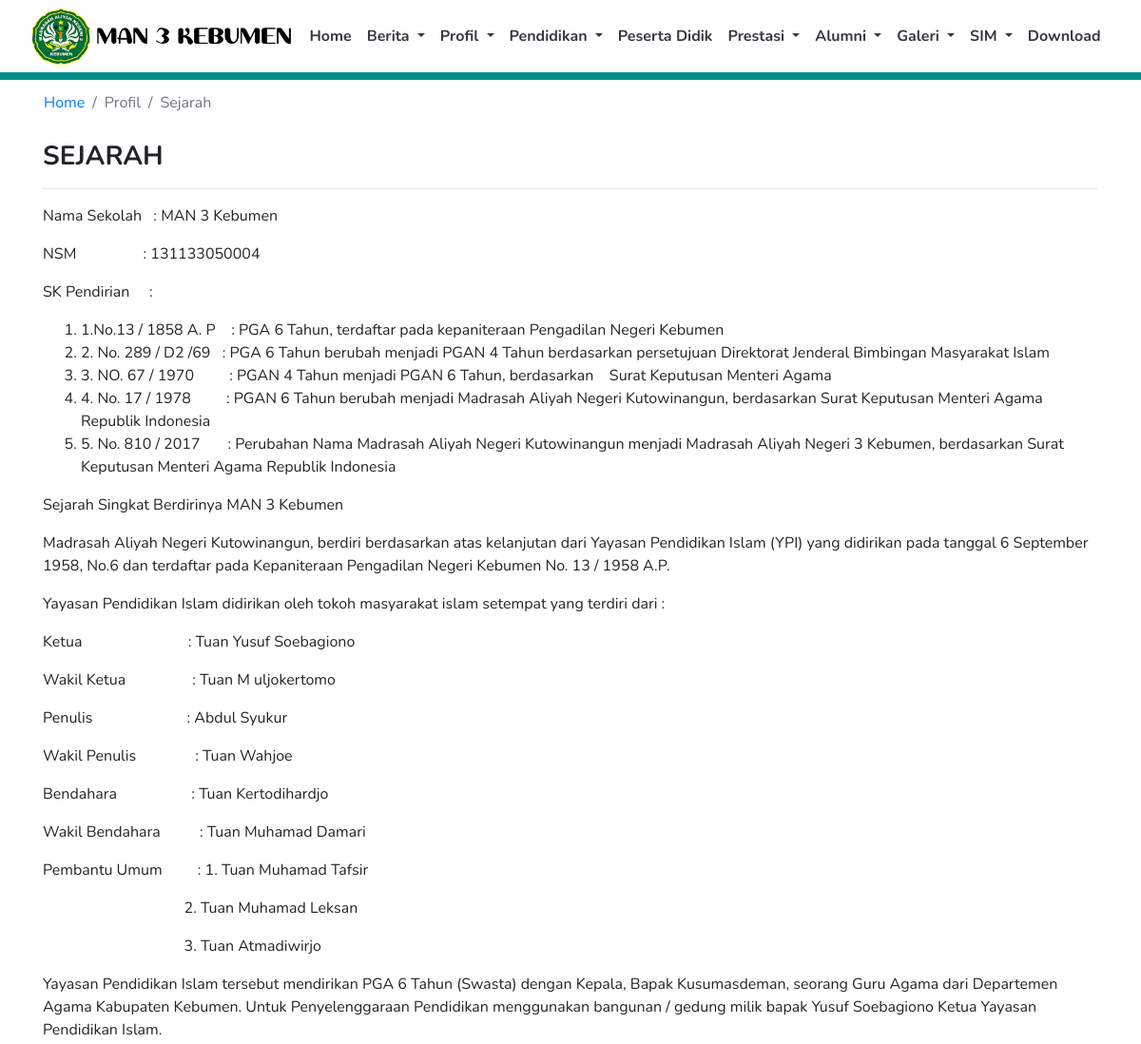
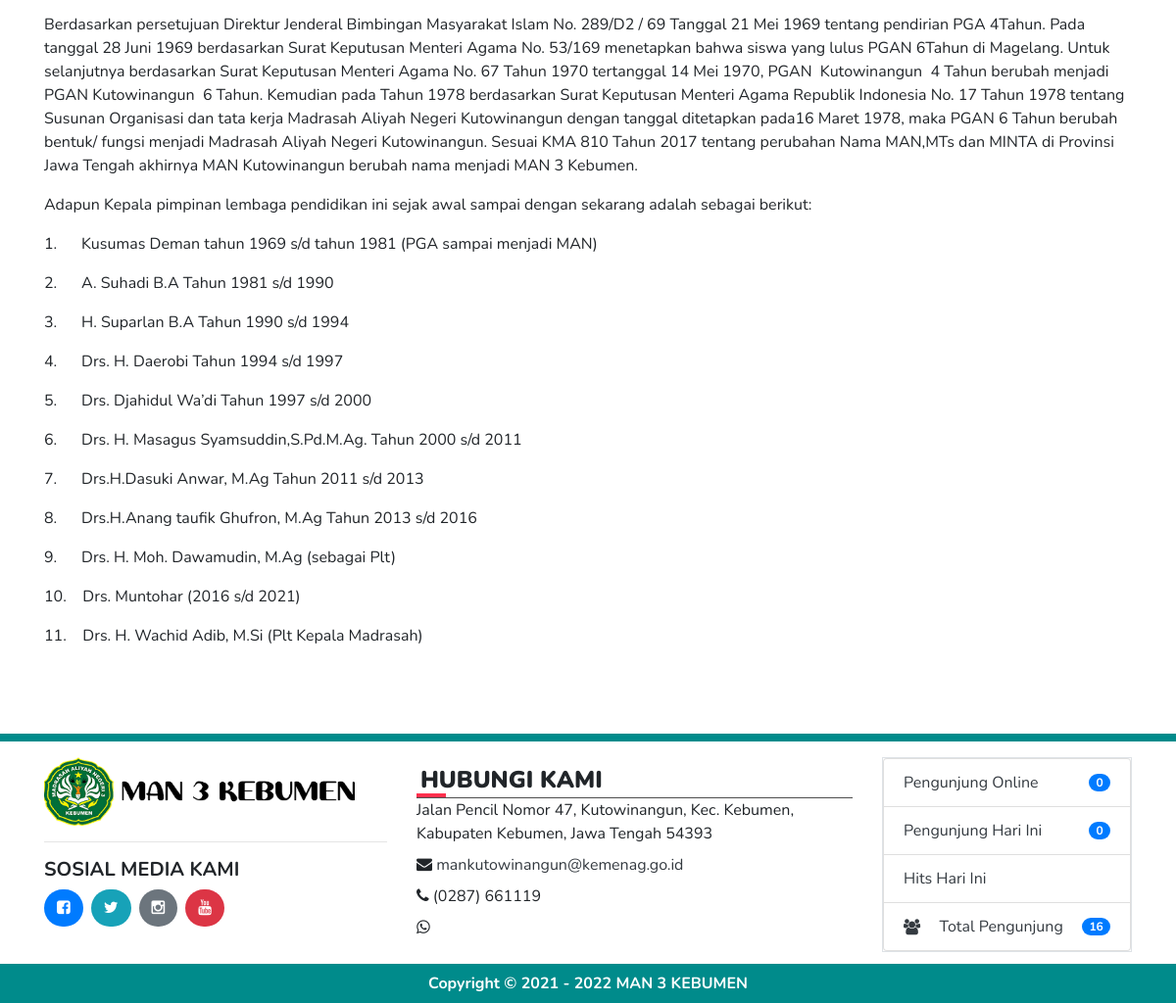
The page /index.php/profil/sejarah on the database its author committed (2 pictures, top to bottom).
### tables this page shows
CREATE TABLE `tb_profil` (
  `id` int(11) NOT NULL,
  `nama_web` varchar(100) NOT NULL,
  `jenjang` int(2) NOT NULL,
  `logo_web` varchar(50) NOT NULL,
  `favicon` varchar(50) NOT NULL,
  `meta_description` varchar(300) NOT NULL,
  `meta_keyword` varchar(200) NOT NULL,
  `profil` text NOT NULL,
  `alamat` varchar(300) NOT NULL,
  `email` varchar(100) NOT NULL,
  `telp` varchar(20) NOT NULL,
  `fax` varchar(20) NOT NULL,
  `whatsapp` varchar(20) NOT NULL,
  `akreditasi` varchar(5) NOT NULL,
  `kurikulum` varchar(30) NOT NULL,
  `file` varchar(250) NOT NULL,
  `nama_kepsek` varchar(100) NOT NULL,
  `nama_operator` varchar(100) NOT NULL,
  `instagram` varchar(200) NOT NULL,
  `facebook` varchar(200) NOT NULL,
  `twitter` varchar(200) NOT NULL,
  `youtube` varchar(200) NOT NULL,
  `gambar` varchar(200) NOT NULL
);

CREATE TABLE `tb_sejarah` (
  `id` int(11) NOT NULL,
  `isi` text NOT NULL
);

### application/libraries/Template.php (called while the page is built, shortened)
<?php if ( ! defined('BASEPATH')) exit('No direct script access allowed');
class Template {
	var $template_data = array();
	function set($name, $value)
	{
		$this->template_data[$name] = $value;
	}
	function web($template = '', $view = '' , $view_data = array(), $return = FALSE)
	{
		$this->CI =& get_instance();
		$this->set('contents', $this->CI->load->view($view, $view_data, TRUE));
		return $this->CI->load->view($template, $this->template_data, $return);
	}
}

### application/controllers/Profil.php (called while the page is built, shortened)
<?php
class Profil extends CI_Controller {
	function sejarah()
    {
        $data['titleweb'] = 'Sejarah - '.title();
        $data['title'] = 'Sejarah';
		$data['data'] = $this->profil_model->tampil_sejarah();
        $this->template->web('main','profil/sejarah',$data);
	}
}

### index.php (called while the page is built, shortened)
<?php
require_once BASEPATH.'core/CodeIgniter.php';

### application/helpers/site_helper.php (called while the page is built, shortened)
<?php
function is_email($str)
{
   return filter_var($str, FILTER_VALIDATE_EMAIL);
}
function is_url($str)
{
   return preg_match("/\b(?:(?:https?|ftp):\/\/|www\.)[-a-z0-9+&@#\/%?=~_|!:,.;]*[-a-z0-9+&@#\/%=~_|]/i",$str);
}
function title()
{
   $ci = & get_instance();
   $q = $ci->db->select('id,nama_web')->from('tb_profil')->where('id',1)->get()->row_array();
   return $q['nama_web'];
}
function logo_web()
{
   $ci = & get_instance();
   $q = $ci->db->select('id,logo_web')->from('tb_profil')->where('id',1)->get()->row_array();
   return $q['logo_web'];
}
function alamat()
{
   $ci = & get_instance();
   $q = $ci->db->select('id,alamat')->from('tb_profil')->where('id',1)->get()->row_array();
   return $q['alamat'];
}
function email()
{
   $ci = & get_instance();
   $q = $ci->db->select('id,email')->from('tb_profil')->where('id',1)->get()->row_array();
   return $q['email'];
}
function telp()
{
   $ci = & get_instance();
   $q = $ci->db->select('id,telp')->from('tb_profil')->where('id',1)->get()->row_array();
   return $q['telp'];
}
function facebook()
{
   $ci = & get_instance();
   $q = $ci->db->select('id,facebook')->from('tb_profil')->where('id',1)->get()->row_array();
   return $q['facebook'];
}
function twitter()
{
   $ci = & get_instance();
   $q = $ci->db->select('id,twitter')->from('tb_profil')->where('id',1)->get()->row_array();
   return $q['twitter'];
}
function instagram()
{
   $ci = & get_instance();
   $q = $ci->db->select('id,instagram')->from('tb_profil')->where('id',1)->get()->row_array();
   return $q['instagram'];
}
function youtube()
{
   $ci = & get_instance();
   $q = $ci->db->select('id,youtube')->from('tb_profil')->where('id',1)->get()->row_array();
   return $q['youtube'];
}

### application/models/web/Profil_model.php (called while the page is built, shortened)
<?php
class Profil_model extends CI_Model
{
    function tampil_sejarah()
    {
        return $this->db->get_where('tb_sejarah',['id'=>1])->row();
    }
}

### application/models/web/Home_model.php (called while the page is built, shortened)
<?php
class Home_model extends CI_Model
{
    function kunjungan()
    {
        $ip      = $_SERVER['REMOTE_ADDR'];
        $tanggal = date("Y-m-d");
        $waktu   = time();
        $cekk = $this->db->query("SELECT * FROM tb_statistik WHERE ip='$ip' AND tanggal='$tanggal'");
        $rowh = $cekk->row_array();
        if($cekk->num_rows() == 0)
        {
          $datadb = array('ip'=>$ip, 'tanggal'=>$tanggal, 'hits'=>'1', 'online'=>$waktu);
          $this->db->insert('tb_statistik',$datadb);
        }else
        {
          $hitss = $rowh['hits'] + 1;
          $datadb = array('ip'=>$ip, 'tanggal'=>$tanggal, 'hits'=>$hitss, 'online'=>$waktu);
          $array = array('ip' => $ip, 'tanggal' => $tanggal);
          $this->db->where($array);
          $this->db->update('tb_statistik',$datadb);
        }
    }
    function pengunjung()
    {
        return $this->db->query("SELECT * FROM tb_statistik WHERE tanggal='".date("Y-m-d")."' GROUP BY ip");
    }
    function totalpengunjung()
    {
        return $this->db->query("SELECT COUNT(hits) as total FROM tb_statistik");
    }
    function pengunjungonline()
    {
        $bataswaktu = time() - 300;
        return $this->db->query("SELECT * FROM tb_statistik WHERE online > '$bataswaktu'");
    }
}

### application/views/profil/sejarah.php (the view)
<div class="container">
    <div class="row">
        <nav aria-label="breadcrumb">
            <ol class="breadcrumb bg-white">
                <li class="breadcrumb-item"><a href="<?= base_url(); ?>">Home</a></li>
                <li class="breadcrumb-item active" aria-current="page">Profil</li>
                <li class="breadcrumb-item active" aria-current="page"><?= $title; ?></li>
            </ol>
        </nav>
    </div>
    <div class="row">
        <div class="col-md-12"><h3><b>SEJARAH</b></h3><hr></div>
    </div>
    <div class="row">
        <div class="col-md-12"><?= $data->isi; ?></div>
    </div>
</div>
<br><br><br>

### application/views/template/topbar.php (shortened to what this page needs)
<body>
<nav class="navbar navbar-expand-lg navbar-light bg-white sticky-top d-flex justify-content-center">
      <a href="<?= base_url(); ?>"><img src="<?= base_url(); ?>assets/img/logo/<?= logo_web(); ?>" class="img img-fluid" style="object-fit:contain; max-height:60px;"></a>
      <div class="float-right">
        <div class="collapse navbar-collapse" id="navbarSupportedContent">
          <ul class="navbar-nav mr-auto">
            <li class="nav-item">
              <a class="nav-link text-dark" href="<?= base_url(); ?>"><b>Home</b></a>
            </li>
            <li class="nav-item dropdown">
              <a class="nav-link dropdown-toggle text-dark" href="#" id="navbarDropdown" role="button" data-toggle="dropdown" aria-haspopup="true" aria-expanded="false">
                <b>Berita</b>
              </a>
            </li>
            <li class="nav-item dropdown">
              <a class="nav-link dropdown-toggle text-dark" href="#" id="navbarDropdown" role="button" data-toggle="dropdown" aria-haspopup="true" aria-expanded="false">
                <b>Profil</b>
              </a>
          </li>
          <li class="nav-item dropdown">
            <a class="nav-link dropdown-toggle text-dark" href="#" id="navbarDropdown" role="button" data-toggle="dropdown" aria-haspopup="true" aria-expanded="false">
              <b>Pendidikan</b>
            </a>
          </li>
          <li class="nav-item">
            <a class="nav-link text-dark" href="<?= base_url(); ?>peserta-didik"><b>Peserta Didik</b></a>
          </li>
          <li class="nav-item dropdown">
            <a class="nav-link dropdown-toggle text-dark" href="#" id="navbarDropdown" role="button" data-toggle="dropdown" aria-haspopup="true" aria-expanded="false">
              <b>Prestasi</b>
            </a>
          </li>
          <li class="nav-item dropdown">
            <a class="nav-link dropdown-toggle text-dark" href="#" id="navbarDropdown" role="button" data-toggle="dropdown" aria-haspopup="true" aria-expanded="false">
              <b>Alumni</b>
            </a>
          </li>
          <li class="nav-item dropdown">
            <a class="nav-link dropdown-toggle text-dark" href="#" id="navbarDropdown" role="button" data-toggle="dropdown" aria-haspopup="true" aria-expanded="false">
              <b>Galeri</b>
            </a>
          </li>
          <li class="nav-item dropdown">
            <a class="nav-link dropdown-toggle text-dark" href="#" id="navbarDropdown" role="button" data-toggle="dropdown" aria-haspopup="true" aria-expanded="false">
              <b>SIM</b>
            </a>
          </li>
          <li class="nav-item">
            <a class="nav-link text-dark" href="<?= base_url(); ?>download"><b>Download</b></a>
          </li>
        </ul>
      </div>
    </div>
</nav>
<div class="bg-dark-slate-blue p-1"></div>

### application/views/template/footer.php (shortened to what this page needs)
<section>
  <div class="bg-dark-slate-blue p-1"></div>
  <footer class="pt-3 footer mt-auto py-3" id="contact">
    <div class="container">
        <div class="row">
          <div class="col-lg-4 col-md-6 col-sm-6 mb-3">
            <img src="<?= base_url(); ?>assets/img/logo/<?= logo_web(); ?>" class="img img-fluid" style="object-fit:contain; max-height:70px;"><hr>
            <h5><b>SOSIAL MEDIA KAMI</b></h5>
            <?php
            if(is_url(facebook()))
            {
              echo'<a href="'.facebook().'" title="facebook" class="btn bg-primary text-white btn-radius mr-2" target="_blank"><i class="fa fa-facebook-square"></i></a>';
            }else
            {
              echo'<a href="javascript:void(0)" title="facebook" class="btn bg-primary text-white btn-radius mr-2"><i class="fa fa-facebook-square"></i></a>';
            }
            if(is_url(twitter()))
            {
              echo'<a href="'.twitter().'" title="twitter" class="btn bg-info text-white btn-radius mr-2" target="_blank"><i class="fa fa-twitter"></i></a>';
            }else
            {
              echo'<a href="javascript:void(0)" title="twitter" class="btn bg-info text-white btn-radius mr-2"><i class="fa fa-twitter"></i></a>';
            }
            if(is_url(instagram()))
            {
              echo'<a href="'.instagram().'" title="instagram" class="btn bg-secondary text-white btn-radius mr-2" target="_blank"><i class="fa fa-instagram"></i></a>';
            }else
            {
              echo'<a href="javascript:void(0)" title="instagram" class="btn bg-secondary text-white btn-radius mr-2"><i class="fa fa-instagram"></i></a>';
            }
            if(is_url(youtube()))
            {
              echo'<a href="'.youtube().'" title="youtube" class="btn bg-danger text-white btn-radius mr-2" target="_blank"><i class="fa fa-youtube"></i></a>';
            }else
            {
              echo'<a href="javascript:void(0)" title="youtube" class="btn bg-danger text-white btn-radius mr-2"><i class="fa fa-youtube"></i></a>';
            }
            ?>
          </div>
            <div class="col-lg-5 col-md-6 col-sm-6 mb-3">
              <h5 class="footer-title p-1"><b>HUBUNGI KAMI</b></h5>
                <div>
                  <?= alamat(); ?>
                </div>
                <div class="mt-2">
                  <i class="fa fa-envelope"></i> <?php
                                                  if(is_email(email()))
                                                  {
                                                    echo'<a href="mailto:'.email().'" class="text-dark">'.email().'</a>';
                                                  }else
                                                  {
                                                    echo'<a href="javascript:void(0)" class="text-dark">'.email().'</a>';
                                                  }
                                                  ?>
                </div>
                <div class="mt-2">
                  <i class="fa fa-phone"></i> <?= telp(); ?>
                </div>
                <div class="mt-2">
                  <i class="fa fa-whatsapp"></i> <?= whatsapp(); ?>
                </div>
            </div>
            <div class="col-lg-3 col-md-6 col-sm-6 text-dark mb-3">
            <ul class="list-group border">
            <?php
              $pengunjung       = $this->home_model->pengunjung()->num_rows();
              $totalpengunjung  = $this->home_model->totalpengunjung()->row_array();
              $pengunjungonline = $this->home_model->pengunjungonline()->num_rows();
            ?>
              <li class="list-group-item d-flex justify-content-between align-items-center">
                Pengunjung Online
                <span class="badge badge-primary badge-pill"><?= $pengunjungonline; ?></span>
              </li>
              <li class="list-group-item d-flex justify-content-between align-items-center">
                Pengunjung Hari Ini
                <span class="badge badge-primary badge-pill"><?= $pengunjung; ?></span>
              </li>
              <li class="list-group-item d-flex justify-content-between align-items-center">
                Hits Hari Ini
              </li>
              <li class="list-group-item d-flex justify-content-between align-items-center">
              <i class="fa fa-users"></i> Total Pengunjung
                <span class="badge badge-primary badge-pill"><?= $totalpengunjung['total']; ?></span>
              </li>
            </ul>
            </div>
          </div>
        </div>
  </footer>
  <div class="bg-dark-slate-blue" style="margin-top:-20px">
    <div class="container pt-2 pb-2">
      <div class="col-md-12 text-white text-center">
        <b><?php
          $tahun = '2021';
          $tahun_sekarang = date('Y');
          if($tahun_sekarang > $tahun){ ?>
            Copyright &copy; <?= $tahun; ?> - <?= $tahun_sekarang; ?> <a href="javascript:void(0)" class="text-decoration-none text-white"><?= title(); ?></a>
          <?php }else{ ?>
            Copyright &copy; <?= $tahun_sekarang; ?> <a href="javascript:void(0)" class="text-decoration-none text-white"><?= title(); ?></a>
          <?php } ?>
        </b>
      </div>
    </div>
  </div>
</section>
</body>
</html>

### assets/css/style.css (style rules this page uses)
body { font-family: "Nunito", sans-serif; }
.bg-dark-slate-blue { background-color: #008B8B;; }
.btn-radius { border-radius: 50px; }
footer { background-attachment: fixed; background-size: cover; background-position: bottom; }
.footer-title { position: relative; font-size: 24px; font-weight: 600; margin-top: 5px; margin-bottom: 0px; border-bottom: 1px solid #4e4e4e; }
.footer-title:after { position: absolute; content: ''; left: 0; bottom: 0; width: 30px; height: 4px; background: #ff304d; }

### rows shown on the page
tb_profil: logo_web (picture), alamat "Jalan Pencil Nomor 47, Kutowinangun, Kec. Kebumen, Kabupaten Kebumen, Jawa Tengah 54393", email "mankutowinangun@kemenag.go.id", telp "(0287) 661119", nama_web "MAN 3 KEBUMEN"
tb_sejarah: isi "Nama Sekolah : MAN 3 Kebumen NSM : 131133050004 SK Pendirian : 1.No.13 / 1858 A. P : PGA 6 Tahun, terdaftar pada kepaniteraan Pengadilan Negeri Kebumen 2. No. 289 / D2 /69 : PGA 6 Tahun berubah menjadi PGAN 4 Tahun berdasarkan persetujuan Direktorat Jenderal Bimbingan Masyarakat Islam 3. NO. 67 / 1970 : PGAN 4 Tahun menjadi PGAN 6 Tahun, berdasarkan Surat Keputusan Menteri Agama 4. No. 17 / 1978 : PGAN 6 Tahun berubah menjadi Madrasah Aliyah Negeri Kutowinangun, berdasarkan Surat Keputusan Menteri Agama Republik Indonesia 5. No. 810 / 2017 : Perubahan Nama Madrasah Aliyah Negeri Kutowinangun menjadi Madrasah Aliyah Negeri 3 Kebumen, berdasarkan Surat Keputusan Menteri Agama Republik…"

### other values the page prints
$title "Sejarah"
$pengunjungonline "0"
$pengunjung "0"
$totalpengunjung['total'] "16"
$tahun "2021"
